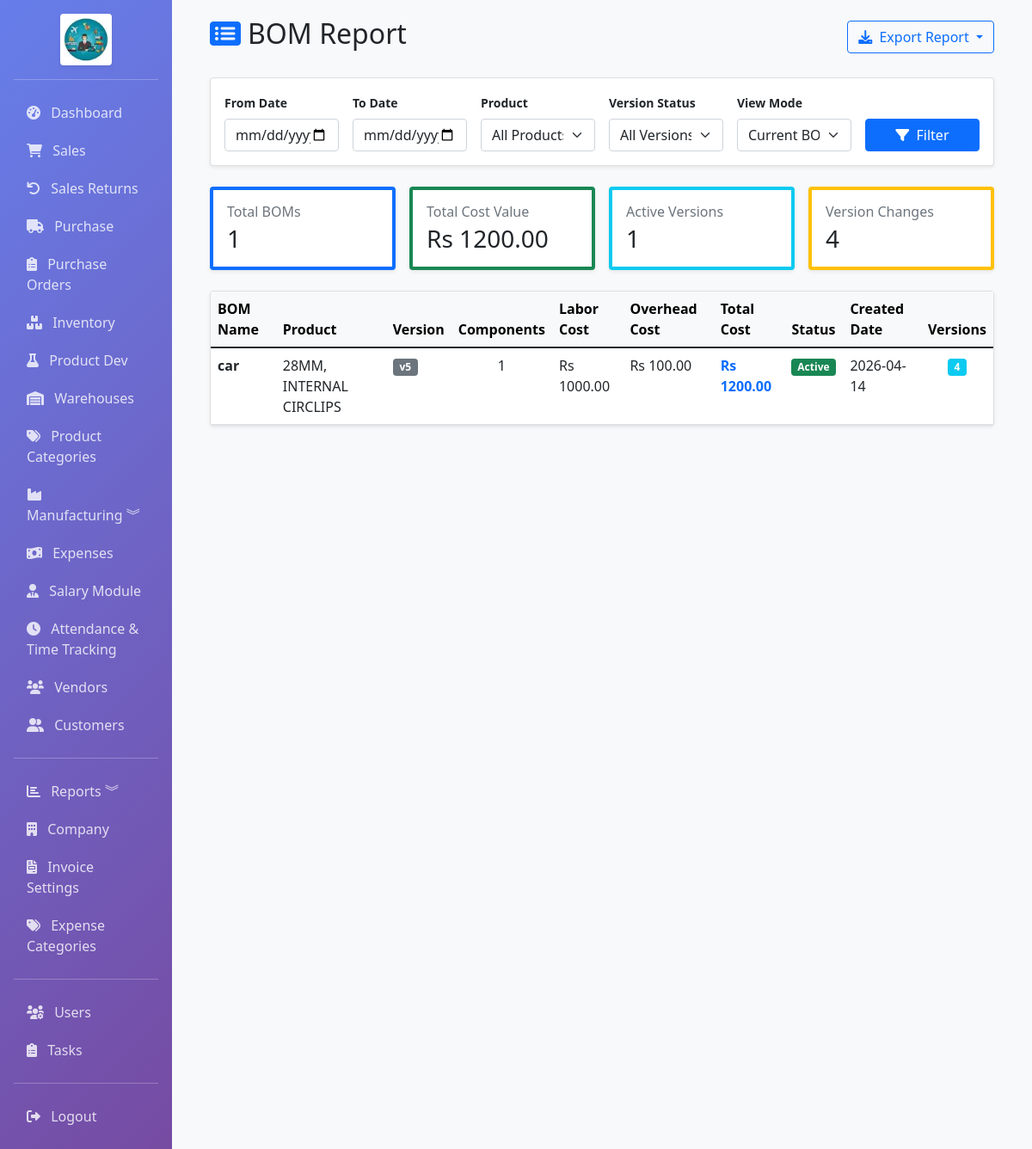
The page /reports/bom-report (signed in) on the database its author committed.
### app/models.py (models this page shows, shortened)
class BOM(db.Model):
    __tablename__ = 'boms'
    id = db.Column(db.Integer, primary_key=True)
    name = db.Column(db.String(100), nullable=False)
    product_id = db.Column(db.Integer, db.ForeignKey('products.id'), nullable=False, index=True)
    version = db.Column(db.String(10), default='v1')  # Current version: v1, v2, v3, etc
    labor_cost = db.Column(db.Float, default=0)
    overhead_cost = db.Column(db.Float, default=0)
    total_cost = db.Column(db.Float, default=0)
    is_active = db.Column(db.Boolean, default=True)  # Only latest version is active
    created_at = db.Column(db.DateTime, default=datetime.utcnow)
    updated_at = db.Column(db.DateTime, default=datetime.utcnow, onupdate=datetime.utcnow)
    product = db.relationship('Product', backref='boms', lazy=True)
    items = db.relationship('BOMItem', backref='bom', lazy=True, cascade='all, delete-orphan')

class Product(db.Model):
    __tablename__ = 'products'
    id = db.Column(db.Integer, primary_key=True)
    name = db.Column(db.String(100), nullable=False, index=True)
    sku = db.Column(db.String(50), unique=True, nullable=False, index=True)
    barcode = db.Column(db.String(50), index=True)
    description = db.Column(db.Text)
    category_id = db.Column(db.Integer, db.ForeignKey('product_categories.id'), nullable=True, index=True)
    category = db.relationship('ProductCategory', backref='products', lazy=True)
    category_name = db.Column(db.String(50), index=True)
    brand = db.Column(db.String(50))
    unit = db.Column(db.String(20), default='pcs')  # pcs, kg, meter, etc.
    unit_price = db.Column(db.Float, nullable=False, default=0)
    cost_price = db.Column(db.Float, nullable=False, default=0)
    quantity = db.Column(db.Float, default=0)
    reorder_level = db.Column(db.Float, default=0)
    min_quantity = db.Column(db.Float, default=0)
    max_quantity = db.Column(db.Float, default=0)
    location = db.Column(db.String(100))
    weight = db.Column(db.Float, default=0)
    image_path = db.Column(db.String(255))  # Path to product image
    is_active = db.Column(db.Boolean, default=True)
    is_manufactured = db.Column(db.Boolean, default=False)
    finished_good_price = db.Column(db.Float, nullable=True)
    warehouse_id = db.Column(db.Integer, db.ForeignKey('warehouses.id'), nullable=True, index=True)
    created_at = db.Column(db.DateTime, default=datetime.utcnow)
    updated_at = db.Column(db.DateTime, default=datetime.utcnow, onupdate=datetime.utcnow)
    warehouse = db.relationship('Warehouse', backref='products', lazy=True)
    sale_items = db.relationship('SaleItem', backref='product', lazy=True)
    purchase_items = db.relationship('PurchaseItem', backref='product', lazy=True)

### app/routes/reports.py (the view)
@bp.route('/bom-report')
@login_required
def bom_report():
    start_date = request.args.get('start_date')
    end_date = request.args.get('end_date')
    product_id = request.args.get('product_id')
    version_filter = request.args.get('version', 'all')
    view_mode = request.args.get('view_mode', 'boms')
    query = BOM.query
    if start_date:
        query = query.filter(BOM.created_at >= datetime.strptime(start_date, '%Y-%m-%d'))
    if end_date:
        query = query.filter(BOM.created_at <= datetime.strptime(end_date, '%Y-%m-%d').replace(hour=23, minute=59, second=59))
    if product_id and product_id != 'all':
        query = query.filter(BOM.product_id == int(product_id))
    if version_filter != 'all':
        if version_filter == 'active':
            query = query.filter(BOM.is_active == True)
        else:
            query = query.filter(BOM.is_active == False)
    boms = query.order_by(BOM.created_at.desc()).all()
    bom_ids = [b.id for b in boms]
    all_versions = []
    if bom_ids:
        version_query = BOMVersion.query.filter(BOMVersion.bom_id.in_(bom_ids))
        if start_date:
            version_query = version_query.filter(BOMVersion.created_at >= datetime.strptime(start_date, '%Y-%m-%d'))
        if end_date:
            version_query = version_query.filter(BOMVersion.created_at <= datetime.strptime(end_date, '%Y-%m-%d').replace(hour=23, minute=59, second=59))
        all_versions = version_query.order_by(BOMVersion.created_at.desc()).all()
    total_count = len(boms)
    total_cost = sum(b.total_cost for b in boms)
    total_versions = len(all_versions)
    products = Product.query.order_by(Product.name).all()
    return render_template('reports/bom_report.html',
                         boms=boms,
                         all_versions=all_versions,
                         total_count=total_count,
                         total_cost=total_cost,
                         total_versions=total_versions,
                         start_date=start_date,
                         end_date=end_date,
                         products=products,
                         current_product_id=product_id,
                         version_filter=version_filter,
                         view_mode=view_mode)

### app/models.py (called while the page is built)
    @property
    def is_admin(self):
        return self.role == 'admin'

### app/templates/reports/bom_report.html (shortened to what this page needs)
{% extends "base.html" %}
{% block content %}
<div class="container-fluid">
    <div class="d-flex justify-content-between align-items-center mb-4">
        <h2><i class="fas fa-list-alt text-primary me-2"></i>BOM Report</h2>
        <div class="btn-group">
            <button type="button" class="btn btn-outline-primary dropdown-toggle" data-bs-toggle="dropdown">
                <i class="fas fa-download me-1"></i> Export Report
            </button>
        </div>
    </div>
    <div class="card shadow-sm mb-4">
        <div class="card-body">
            <form method="GET" class="row g-3 align-items-end">
                <div class="col-md-2">
                    <label class="form-label small fw-bold">From Date</label>
                    <input type="date" name="start_date" class="form-control" value="{{ start_date }}">
                </div>
                <div class="col-md-2">
                    <label class="form-label small fw-bold">To Date</label>
                    <input type="date" name="end_date" class="form-control" value="{{ end_date }}">
                </div>
                <div class="col-md-2">
                    <label class="form-label small fw-bold">Product</label>
                    <select name="product_id" class="form-select">
                        <option value="all">All Products</option>
                    </select>
                </div>
                <div class="col-md-2">
                    <label class="form-label small fw-bold">Version Status</label>
                    <select name="version" class="form-select">
                        <option value="all" {% if version_filter == 'all' %}selected{% endif %}>All Versions</option>
                    </select>
                </div>
                <div class="col-md-2">
                    <label class="form-label small fw-bold">View Mode</label>
                    <select name="view_mode" class="form-select">
                        <option value="boms" {% if view_mode == 'boms' %}selected{% endif %}>Current BOMs</option>
                    </select>
                </div>
                <div class="col-md-2">
                    <button type="submit" class="btn btn-primary w-100">
                        <i class="fas fa-filter me-1"></i> Filter
                    </button>
                </div>
            </form>
        </div>
    </div>
    <div class="row g-3 mb-4">
        <div class="col-md-3">
            <div class="card shadow-sm border-start border-primary border-4">
                <div class="card-body">
                    <h6 class="text-muted mb-1">Total BOMs</h6>
                    <h3 class="mb-0">{{ total_count }}</h3>
                </div>
            </div>
        </div>
        <div class="col-md-3">
            <div class="card shadow-sm border-start border-success border-4">
                <div class="card-body">
                    <h6 class="text-muted mb-1">Total Cost Value</h6>
                    <h3 class="mb-0">Rs {{ "%.2f"|format(total_cost) }}</h3>
                </div>
            </div>
        </div>
        <div class="col-md-3">
            <div class="card shadow-sm border-start border-info border-4">
                <div class="card-body">
                    <h6 class="text-muted mb-1">Active Versions</h6>
                    <h3 class="mb-0">{{ boms|selectattr('is_active')|list|length }}</h3>
                </div>
            </div>
        </div>
        <div class="col-md-3">
            <div class="card shadow-sm border-start border-warning border-4">
                <div class="card-body">
                    <h6 class="text-muted mb-1">Version Changes</h6>
                    <h3 class="mb-0">{{ total_versions }}</h3>
                </div>
            </div>
        </div>
    </div>
    {% if view_mode == 'versions' %}
    <div class="card shadow-sm">
        <div class="card-header bg-warning bg-opacity-10">
            <h5 class="mb-0"><i class="fas fa-history me-2"></i>BOM Version History</h5>
        </div>
        <div class="card-body p-0">
            <div class="table-responsive">
                <table class="table table-hover mb-0">
                    <thead class="table-light">
                        <tr>
                            <th>BOM Name</th>
                            <th>Product</th>
                            <th>Version</th>
                            <th>Labor Cost</th>
                            <th>Overhead Cost</th>
                            <th>Total Cost</th>
                            <th>Change Reason</th>
                            <th>Change Type</th>
                            <th>Previous Ver.</th>
                            <th>Created Date</th>
                        </tr>
                    </thead>
                    <tbody>
                        {% for v in all_versions %}
                        <tr>
                            <td><span class="fw-bold">{{ v.bom.name }}</span></td>
                            <td>{{ v.bom.product.name }}</td>
                            <td><span class="badge bg-primary">{{ v.version_number }}</span></td>
                            <td>Rs {{ "%.2f"|format(v.labor_cost) }}</td>
                            <td>Rs {{ "%.2f"|format(v.overhead_cost) }}</td>
                            <td><span class="text-primary fw-bold">Rs {{ "%.2f"|format(v.total_cost) }}</span></td>
                            <td><small>{{ v.change_reason or 'N/A' }}</small></td>
                            <td>
                                {% if v.change_type == 'component_cost' %}
                                <span class="badge bg-info">Component Cost</span>
                                {% elif v.change_type == 'overhead_added' %}
                                <span class="badge bg-warning">Overhead Change</span>
                                {% elif v.change_type == 'manual' %}
                                <span class="badge bg-secondary">Manual</span>
                                {% else %}
                                <span class="badge bg-light text-dark">{{ v.change_type or 'N/A' }}</span>
                                {% endif %}
                            </td>
                            <td>{{ v.previous_version or 'v1' }}</td>
                            <td>{{ v.created_at.strftime('%Y-%m-%d %H:%M') if v.created_at else 'N/A' }}</td>
                        </tr>
                        {% endfor %}
                        {% if not all_versions %}
                        <tr>
                            <td colspan="10" class="text-center py-5 text-muted">
                                <i class="fas fa-history mb-3 d-block fa-2x"></i>
                                No version history found for the selected criteria.
                            </td>
                        </tr>
                        {% endif %}
                    </tbody>
                </table>
            </div>
        </div>
    </div>
    {% else %}
    <div class="card shadow-sm">
        <div class="card-body p-0">
            <div class="table-responsive">
                <table class="table table-hover mb-0">
                    <thead class="table-light">
                        <tr>
                            <th>BOM Name</th>
                            <th>Product</th>
                            <th>Version</th>
                            <th class="text-center">Components</th>
                            <th>Labor Cost</th>
                            <th>Overhead Cost</th>
                            <th>Total Cost</th>
                            <th class="text-center">Status</th>
                            <th>Created Date</th>
                            <th class="text-center">Versions</th>
                        </tr>
                    </thead>
                    <tbody>
                        {% for b in boms %}
                        <tr>
                            <td><span class="fw-bold">{{ b.name }}</span></td>
                            <td>{{ b.product.name }}</td>
                            <td><span class="badge bg-secondary">{{ b.version }}</span></td>
                            <td class="text-center">{{ b.items|length }}</td>
                            <td>Rs {{ "%.2f"|format(b.labor_cost) }}</td>
                            <td>Rs {{ "%.2f"|format(b.overhead_cost) }}</td>
                            <td><span class="text-primary fw-bold">Rs {{ "%.2f"|format(b.total_cost) }}</span></td>
                            <td class="text-center">
                                {% if b.is_active %}
                                <span class="badge bg-success">Active</span>
                                {% else %}
                                <span class="badge bg-secondary">Inactive</span>
                                {% endif %}
                            </td>
                            <td>{{ b.created_at.strftime('%Y-%m-%d') if b.created_at else 'N/A' }}</td>
                            <td class="text-center">
                                {% set version_count = all_versions|selectattr('bom_id', 'equalto', b.id)|list|length %}
                                <span class="badge bg-info">{{ version_count }}</span>
                            </td>
                        </tr>
                        {% endfor %}
                    </tbody>
                </table>
            </div>
        </div>
    </div>
    {% endif %}
</div>
{% endblock %}

### rows shown on the page
BOM: name "car", product.name "28MM, INTERNAL CIRCLIPS", version "v5", items|length "1", labor_cost "1000.00", overhead_cost "100.00", total_cost "1200.00", is_active "Active", created_at "2026-04-14", version_count "4"

### other values the page prints
{{ total_count }} "1"
{{ "%.2f"|format(total_cost) }} "1200.00"
{{ boms|selectattr('is_active')|list|length }} "1"
{{ total_versions }} "4"
